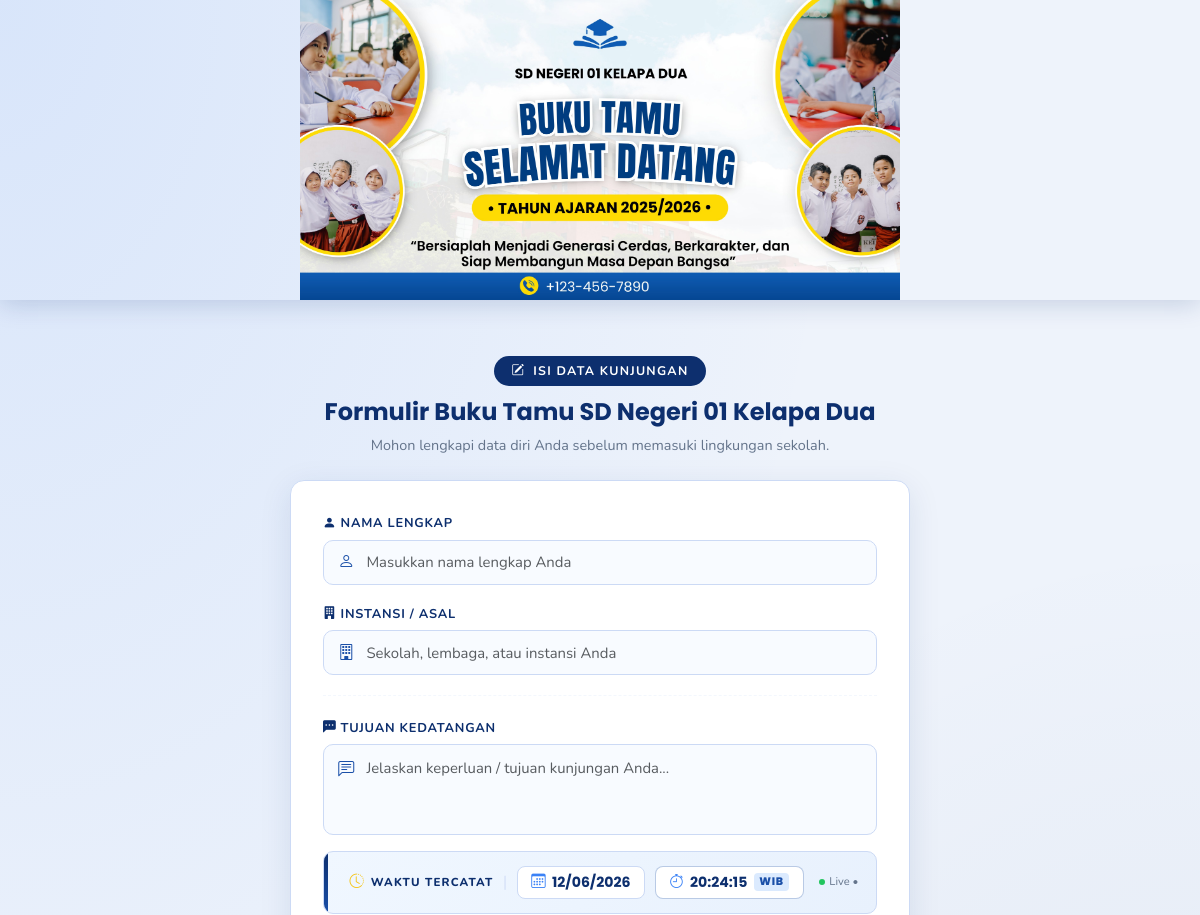
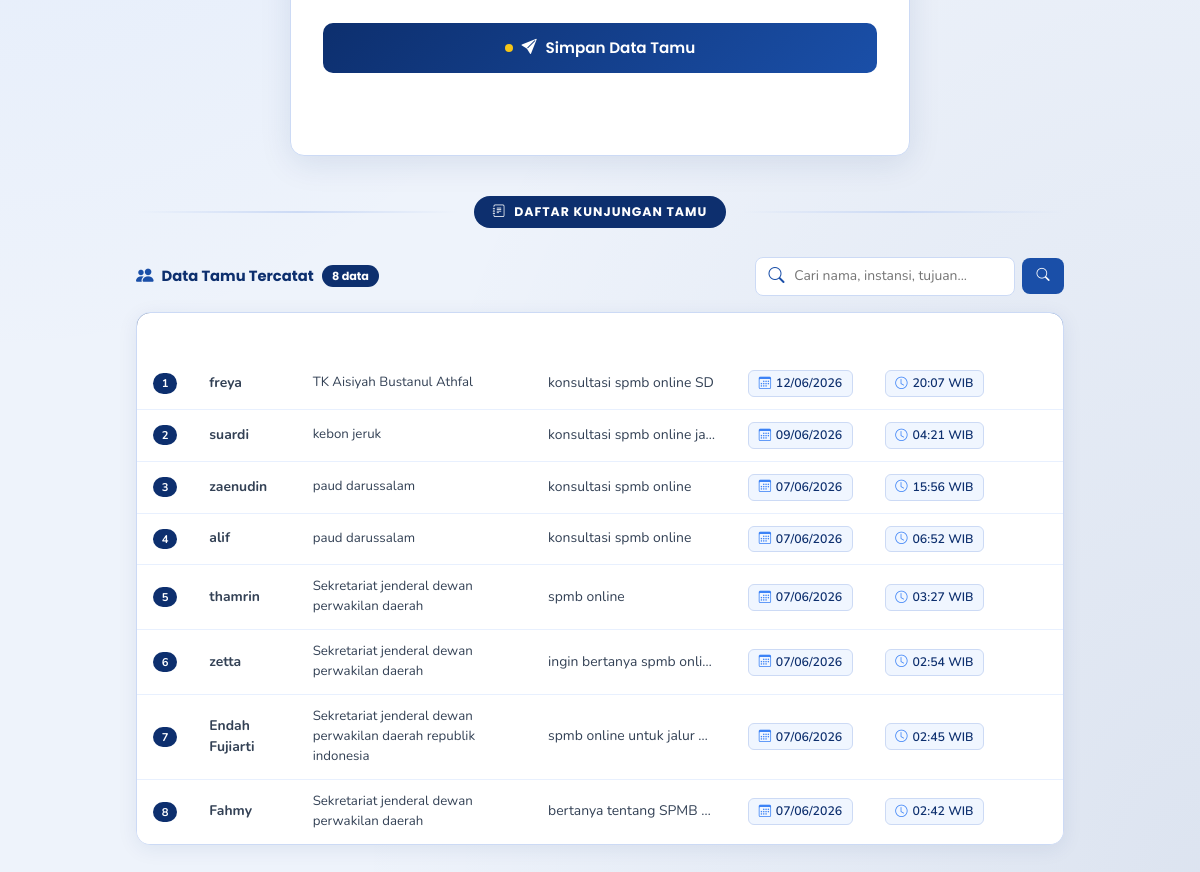
The page / on the database its author committed (2 pictures, top to bottom).
### tables this page shows
CREATE TABLE `buku_tamu` (
  `id` int(11) NOT NULL,
  `nama` varchar(100) NOT NULL,
  `instansi` varchar(150) NOT NULL,
  `tujuan` text NOT NULL,
  `tanggal` date NOT NULL DEFAULT curdate(),
  `waktu` time NOT NULL DEFAULT curtime()
);

### index.php (the view, shortened to what this page needs)
<?php
require_once 'koneksi.php';
$tipe  = '';
$cari   = trim(mysqli_real_escape_string($conn, $_GET['cari'] ?? ''));
$where  = $cari ? "WHERE nama LIKE '%$cari%' OR instansi LIKE '%$cari%' OR tujuan LIKE '%$cari%'" : '';
$result = mysqli_query($conn, "SELECT * FROM buku_tamu $where ORDER BY id DESC");
$total  = mysqli_num_rows($result);
?>
<!DOCTYPE html>
<html lang="id">
<head>
  <link href="https://cdn.jsdelivr.net/npm/bootstrap@5.3.3/dist/css/bootstrap.min.css" rel="stylesheet" />
  <link href="https://cdn.jsdelivr.net/npm/bootstrap-icons@1.11.3/font/bootstrap-icons.min.css" rel="stylesheet" />
</head>
<body>
  <div class="banner-wrapper">
    <img src="banner.png" alt="Banner Buku Tamu SD Negeri 01 Kelapa Dua" width="100%" align="center" />
</div>
  <div class="main-wrapper">
    <div class="section-title mt-4">
      <div class="pill"><i class="bi bi-pencil-square"></i> Isi Data Kunjungan</div>
      <h2>Formulir Buku Tamu SD Negeri 01 Kelapa Dua</h2>
      <p>Mohon lengkapi data diri Anda sebelum memasuki lingkungan sekolah.</p>
    </div>
    <div class="form-card">
      <div class="form-body">
        <form method="POST" action="" id="form-tamu" novalidate>
          <div class="mb-3">
            <label class="form-label" for="nama">
              <i class="bi bi-person-fill me-1"></i>Nama Lengkap
            </label>
            <div class="input-group-icon">
              <input type="text" class="form-control" id="nama" name="nama"
                placeholder="Masukkan nama lengkap Anda"
                value="<?= isset($_POST['nama']) && $tipe==='danger' ? htmlspecialchars($_POST['nama']) : '' ?>"
                required />
            </div>
          </div>
          <div class="mb-3">
            <label class="form-label" for="instansi">
              <i class="bi bi-building-fill me-1"></i>Instansi / Asal
            </label>
            <div class="input-group-icon">
              <input type="text" class="form-control" id="instansi" name="instansi"
                placeholder="Sekolah, lembaga, atau instansi Anda"
                value="<?= isset($_POST['instansi']) && $tipe==='danger' ? htmlspecialchars($_POST['instansi']) : '' ?>"
                required />
            </div>
          </div>
          <hr class="field-sep" />
          <div class="mb-3">
            <label class="form-label" for="tujuan">
              <i class="bi bi-chat-left-dots-fill me-1"></i>Tujuan Kedatangan
            </label>
            <div class="input-group-icon">
              <textarea class="form-control" id="tujuan" name="tujuan" rows="3"
                placeholder="Jelaskan keperluan / tujuan kunjungan Anda..."
                required><?= isset($_POST['tujuan']) && $tipe==='danger' ? htmlspecialchars($_POST['tujuan']) : '' ?></textarea>
            </div>
          </div>
          <div class="timestamp-box mb-4">
            <span class="ts-label">
              <i class="bi bi-clock-history"></i> Waktu Tercatat
            </span>
            <span class="ts-sep">|</span>
            <span class="ts-val">
              <i class="bi bi-calendar3"></i>
              <span id="ts-tanggal"><?php echo date('d/m/Y'); ?></span>
            </span>
            <span class="ts-val time-val">
              <i class="bi bi-stopwatch"></i>
              <span id="ts-jam"><?php echo date('H:i:s'); ?></span>
              <span class="ts-wib">WIB</span>
            </span>
            <span class="ts-auto-note">
              <span class="dot"></span> Live &bull;</span></div>
          <button type="submit" class="btn-submit">
            <span class="badge-dot"></span>
            <i class="bi bi-send-fill"></i>
            Simpan Data Tamu
          </button>
        </form>
        <p style="text-align:center;font-size:.77rem;color:var(--muted);margin-top:1rem;">&nbsp;</p>
      </div>
    </div>
    <div class="section-divider">
      <span class="divider-label">
        <i class="bi bi-journal-text"></i> Daftar Kunjungan Tamu
      </span>
    </div>
    <div class="list-topbar">
      <div class="list-summary">
        <i class="bi bi-people-fill" style="color:var(--blue-mid);font-size:1.1rem;"></i>
        Data Tamu Tercatat
        <span class="badge-total"><?= $total ?> data</span>
      </div>
      <form method="GET" action="index.php" style="display:flex;align-items:center;gap:.45rem;flex-wrap:wrap;">
        <div class="search-wrap">
          <input type="text" class="search-input" name="cari"
            placeholder="Cari nama, instansi, tujuan..."
            value="<?= htmlspecialchars($_GET['cari'] ?? '') ?>" />
        </div>
        <button type="submit" class="btn-search"><i class="bi bi-search"></i></button>
      </form>
    </div>
    <div class="table-card" id="tabel-tamu">
      <?php if ($total > 0): ?>
      <div class="table-responsive">
        <table class="table">
          <thead>
            <tr>
              <th>#</th>
              <th>Nama</th>
              <th>Instansi</th>
              <th class="tujuan-col">Tujuan</th>
              <th>Tanggal</th>
              <th>Waktu (WIB)</th>
              <th>Aksi</th>
            </tr>
          </thead>
          <tbody>
            <?php $no = 1; while ($row = mysqli_fetch_assoc($result)): ?>
            <tr>
              <td><span class="badge-no"><?= $no++ ?></span></td>
              <td class="name-col"><?= htmlspecialchars($row['nama']) ?></td>
              <td class="inst-col"><?= htmlspecialchars($row['instansi']) ?></td>
              <td class="tujuan-col" title="<?= htmlspecialchars($row['tujuan']) ?>">
                <?= htmlspecialchars($row['tujuan']) ?>
              </td>
              <td>
                <span class="date-chip">
                  <i class="bi bi-calendar3"></i>
                  <?= date('d/m/Y', strtotime($row['tanggal'])) ?>
                </span>
              </td>
              <td>
                <span class="date-chip">
                  <i class="bi bi-clock"></i>
                  <?= substr($row['waktu'], 0, 5) ?> WIB
                </span>
              </td>
              <td>
              </td>
            </tr>
            <?php endwhile; ?>
          </tbody>
        </table>
      </div>
      <?php endif; ?>
    </div>
</div>
</body>
</html>

### rows shown on the page
buku_tamu: nama "freya", instansi "TK Aisiyah Bustanul Athfal", tujuan "konsultasi spmb online SD", tanggal "12/06/2026", waktu "20:07"
buku_tamu: nama "suardi", instansi "kebon jeruk", tujuan "konsultasi spmb online ja…", tanggal "09/06/2026", waktu "04:21"
buku_tamu: nama "zaenudin", instansi "paud darussalam", tujuan "konsultasi spmb online", tanggal "07/06/2026", waktu "15:56"
buku_tamu: nama "alif", instansi "paud darussalam", tujuan "konsultasi spmb online", tanggal "07/06/2026", waktu "06:52"
buku_tamu: nama "thamrin", instansi "Sekretariat jenderal dewan perwakilan daerah", tujuan "spmb online", tanggal "07/06/2026", waktu "03:27"
buku_tamu: nama "zetta", instansi "Sekretariat jenderal dewan perwakilan daerah", tujuan "ingin bertanya spmb onli…", tanggal "07/06/2026", waktu "02:54"
buku_tamu: nama "Endah Fujiarti", instansi "Sekretariat jenderal dewan perwakilan daerah republik indonesia", tujuan "spmb online untuk jalur…", tanggal "07/06/2026", waktu "02:45"
buku_tamu: nama "Fahmy", instansi "Sekretariat jenderal dewan perwakilan daerah", tujuan "bertanya tentang SPMB…", tanggal "07/06/2026", waktu "02:42"

### other values the page prints
$total "8"
